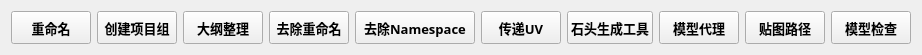
<?xml version="1.0" encoding="UTF-8"?>
<ui version="4.0">
 <class>Form</class>
 <widget class="QWidget" name="Form">
  <property name="geometry">
   <rect>
    <x>0</x>
    <y>0</y>
    <width>878</width>
    <height>51</height>
   </rect>
  </property>
  <property name="minimumSize">
   <size>
    <width>0</width>
    <height>0</height>
   </size>
  </property>
  <property name="maximumSize">
   <size>
    <width>16777215</width>
    <height>16777215</height>
   </size>
  </property>
  <property name="windowTitle">
   <string>Form</string>
  </property>
  <layout class="QHBoxLayout" name="horizontalLayout">
   <item>
    <widget class="QPushButton" name="modelBtn_2">
     <property name="minimumSize">
      <size>
       <width>0</width>
       <height>33</height>
      </size>
     </property>
     <property name="font">
      <font>
       <family>微软雅黑</family>
       <pointsize>10</pointsize>
       <weight>75</weight>
       <bold>true</bold>
      </font>
     </property>
     <property name="text">
      <string>重命名</string>
     </property>
     <property name="+command" stdset="0">
      <string>lambda *args: barbarian.utils.Renamer()</string>
     </property>
     <property name="-bgc" stdset="0">
      <string>0.25 0.25 0.25</string>
     </property>
    </widget>
   </item>
   <item>
    <widget class="QPushButton" name="modelBtn_3">
     <property name="minimumSize">
      <size>
       <width>0</width>
       <height>33</height>
      </size>
     </property>
     <property name="font">
      <font>
       <family>微软雅黑</family>
       <pointsize>10</pointsize>
       <weight>75</weight>
       <bold>true</bold>
      </font>
     </property>
     <property name="text">
      <string>创建项目组</string>
     </property>
     <property name="-command" stdset="0">
      <string>&quot;source \&quot;barbarian/model/CreateCharacterGroup.mel\&quot;;&quot;</string>
     </property>
     <property name="-bgc" stdset="0">
      <string>0.25 0.25 0.25</string>
     </property>
    </widget>
   </item>
   <item>
    <widget class="QPushButton" name="modelBtn_4">
     <property name="minimumSize">
      <size>
       <width>0</width>
       <height>33</height>
      </size>
     </property>
     <property name="font">
      <font>
       <family>微软雅黑</family>
       <pointsize>10</pointsize>
       <weight>75</weight>
       <bold>true</bold>
      </font>
     </property>
     <property name="text">
      <string>大纲整理</string>
     </property>
     <property name="-command" stdset="0">
      <string>&quot;source \&quot;barbarian/model/MoveModelTool.mel\&quot;;&quot;</string>
     </property>
     <property name="-bgc" stdset="0">
      <string>0.25 0.25 0.25</string>
     </property>
    </widget>
   </item>
   <item>
    <widget class="QPushButton" name="modelBtn_7">
     <property name="minimumSize">
      <size>
       <width>0</width>
       <height>33</height>
      </size>
     </property>
     <property name="font">
      <font>
       <family>微软雅黑</family>
       <pointsize>10</pointsize>
       <weight>75</weight>
       <bold>true</bold>
      </font>
     </property>
     <property name="text">
      <string>去除重命名</string>
     </property>
     <property name="-command" stdset="0">
      <string>&quot;source \&quot;barbarian/model/去除重复的物体名.mel\&quot;;&quot;</string>
     </property>
     <property name="-bgc" stdset="0">
      <string>0.25 0.25 0.25</string>
     </property>
    </widget>
   </item>
   <item>
    <widget class="QPushButton" name="modelBtn_11">
     <property name="minimumSize">
      <size>
       <width>120</width>
       <height>33</height>
      </size>
     </property>
     <property name="maximumSize">
      <size>
       <width>100</width>
       <height>16777215</height>
      </size>
     </property>
     <property name="font">
      <font>
       <family>微软雅黑</family>
       <pointsize>10</pointsize>
       <weight>75</weight>
       <bold>true</bold>
      </font>
     </property>
     <property name="text">
      <string>去除Namespace</string>
     </property>
     <property name="-bgc" stdset="0">
      <string>0.25 0.25 0.25</string>
     </property>
     <property name="+command" stdset="0">
      <string>lambda *args: barbarian.model.RemoveNamespace.RemoveNamespace()</string>
     </property>
    </widget>
   </item>
   <item>
    <widget class="QPushButton" name="modelBtn_5">
     <property name="minimumSize">
      <size>
       <width>0</width>
       <height>33</height>
      </size>
     </property>
     <property name="font">
      <font>
       <family>微软雅黑</family>
       <pointsize>10</pointsize>
       <weight>75</weight>
       <bold>true</bold>
      </font>
     </property>
     <property name="text">
      <string>传递UV</string>
     </property>
     <property name="-command" stdset="0">
      <string>&quot;source \&quot;barbarian/model/批量传递UV.mel\&quot;;&quot;</string>
     </property>
     <property name="-bgc" stdset="0">
      <string>0.25 0.25 0.25</string>
     </property>
    </widget>
   </item>
   <item>
    <widget class="QPushButton" name="modelBtn_6">
     <property name="minimumSize">
      <size>
       <width>0</width>
       <height>33</height>
      </size>
     </property>
     <property name="font">
      <font>
       <family>微软雅黑</family>
       <pointsize>10</pointsize>
       <weight>75</weight>
       <bold>true</bold>
      </font>
     </property>
     <property name="text">
      <string>石头生成工具</string>
     </property>
     <property name="-command" stdset="0">
      <string>&quot;source \&quot;barbarian/model/石头生成工具.mel\&quot;;&quot;</string>
     </property>
     <property name="-bgc" stdset="0">
      <string>0.25 0.25 0.25</string>
     </property>
    </widget>
   </item>
   <item>
    <widget class="QPushButton" name="modelBtn_10">
     <property name="minimumSize">
      <size>
       <width>0</width>
       <height>33</height>
      </size>
     </property>
     <property name="font">
      <font>
       <family>微软雅黑</family>
       <pointsize>10</pointsize>
       <weight>75</weight>
       <bold>true</bold>
      </font>
     </property>
     <property name="text">
      <string>模型代理</string>
     </property>
     <property name="-command" stdset="0">
      <string>&quot;source \&quot;barbarian/model/ModelAgent.mel\&quot;;&quot;</string>
     </property>
     <property name="-bgc" stdset="0">
      <string>0.25 0.25 0.25</string>
     </property>
    </widget>
   </item>
   <item>
    <widget class="QPushButton" name="modelBtn_9">
     <property name="minimumSize">
      <size>
       <width>0</width>
       <height>33</height>
      </size>
     </property>
     <property name="font">
      <font>
       <family>微软雅黑</family>
       <pointsize>10</pointsize>
       <weight>75</weight>
       <bold>true</bold>
      </font>
     </property>
     <property name="text">
      <string>贴图路径</string>
     </property>
     <property name="-command" stdset="0">
      <string>&quot;source \&quot;barbarian/render/FileTextureManager.mel\&quot;;&quot;</string>
     </property>
     <property name="-bgc" stdset="0">
      <string>0.25 0.25 0.25</string>
     </property>
    </widget>
   </item>
   <item>
    <widget class="QPushButton" name="modelBtn_8">
     <property name="minimumSize">
      <size>
       <width>0</width>
       <height>33</height>
      </size>
     </property>
     <property name="font">
      <font>
       <family>微软雅黑</family>
       <pointsize>10</pointsize>
       <weight>75</weight>
       <bold>true</bold>
      </font>
     </property>
     <property name="text">
      <string>模型检查</string>
     </property>
     <property name="+command" stdset="0">
      <string>lambda *args: barbarian.model.checkModel.checkModel()</string>
     </property>
     <property name="-bgc" stdset="0">
      <string>0.25 0.25 0.25</string>
     </property>
    </widget>
   </item>
  </layout>
  <zorder>modelBtn_2</zorder>
  <zorder>modelBtn_3</zorder>
  <zorder>modelBtn_4</zorder>
  <zorder>modelBtn_5</zorder>
  <zorder>modelBtn_6</zorder>
  <zorder>modelBtn_7</zorder>
  <zorder>modelBtn_8</zorder>
  <zorder>modelBtn_9</zorder>
  <zorder>modelBtn_10</zorder>
  <zorder>modelBtn_11</zorder>
 </widget>
 <resources/>
 <connections/>
</ui>
